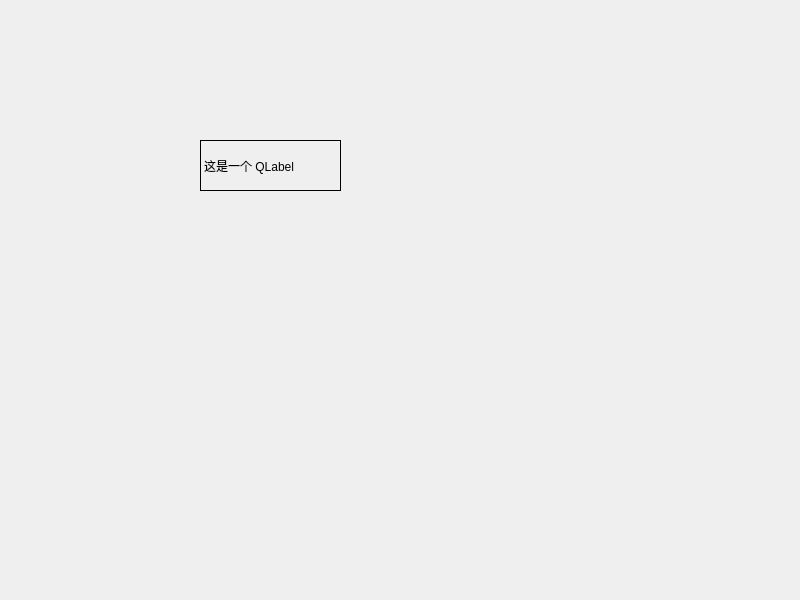
<?xml version="1.0" encoding="UTF-8"?>
<ui version="4.0">
 <class>Widget</class>
 <widget class="QWidget" name="Widget">
  <property name="geometry">
   <rect>
    <x>0</x>
    <y>0</y>
    <width>800</width>
    <height>600</height>
   </rect>
  </property>
  <property name="windowTitle">
   <string>Widget</string>
  </property>
  <widget class="Label" name="label">
   <property name="geometry">
    <rect>
     <x>200</x>
     <y>140</y>
     <width>141</width>
     <height>51</height>
    </rect>
   </property>
   <property name="frameShape">
    <enum>QFrame::Box</enum>
   </property>
   <property name="text">
    <string>这是一个 QLabel</string>
   </property>
  </widget>
 </widget>
 <customwidgets>
  <customwidget>
   <class>Label</class>
   <extends>QLabel</extends>
   <header location="global">label.h</header>
  </customwidget>
 </customwidgets>
 <resources/>
 <connections/>
</ui>
